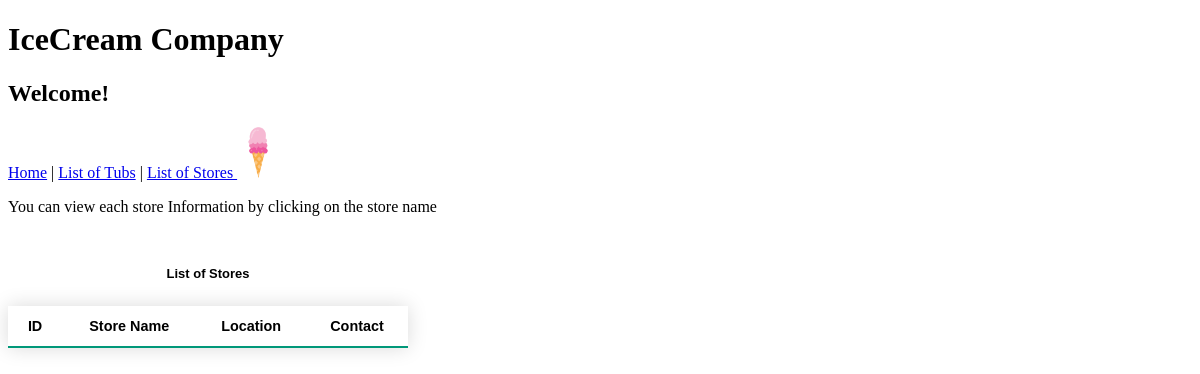
The page /stores/ on the database as committed earlier.
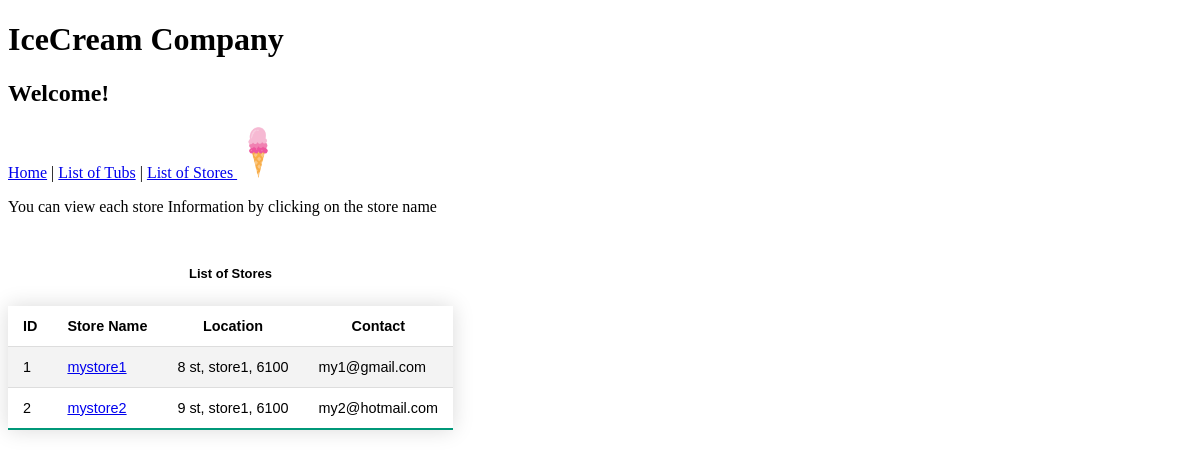
The same page on the database as committed later.
### IceCreamApp/models.py (models this page shows, shortened)
class Store(models.Model):
    name = models.CharField(max_length=60) # maximum length set to 60
    location = models.CharField(max_length=200) # maximum length set to 200
    contact_email = models.EmailField(max_length=100) # predefined regex which checks '@'

### IceCreamApp/views.py (the view)
# urls.py: path("stores/", listOfStores, name="stores"),
def listOfStores(request):
    stores = Store.objects.all()
    return render(request, "IceCreamApp/listOFStores.html", {"stores": stores})

### IceCreamApp/templates/IceCreamApp/listOFStores.html
{% extends 'IceCreamApp/homePageBase.html' %}
{% block content %}
<div class="container">
    <p> You can view each store Information by clicking on the store name </p>
    <table class="styled-table">
        <caption><b>List of Stores</b></caption>
        <tr>
            <th>ID</th>
            <th>Store Name</th>
            <th>Location</th>
            <th>Contact</th>
        </tr>
        {% for s in stores %}
        <tr>
            <td>{{ s.id }}</td>
            <td><a href={{s.id}}>{{ s.name }}</a></td>
            <td>{{ s.location }}</td>
            <td>{{ s.contact_email }}</td>
        </tr>
        {% endfor %}
    </table>
</div>
{% endblock %}

Rows that differ between the two databases and show on the page:
added Store: id "1", name "mystore1", location "8 st, store1, 6100", contact_email "my1@gmail.com"
added Store: id "2", name "mystore2", location "9 st, store1, 6100", contact_email "my2@hotmail.com"
